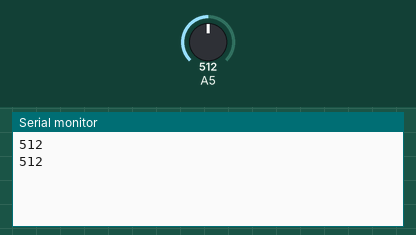
Bench run of a sketch on a simulated Arduino Uno, built with avr-gcc and run on an emulated ATmega328P. Parts: the last lines printed to the serial monitor. Inputs (shaded band) come from the test bench; at power-on: A5 = 512.

Above: at 2.8 s.
2.9 s: A5 set to 716
At 5.2 s:
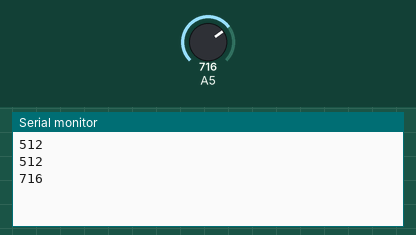
5.6 s: A5 set to 900
At 6.8 s:
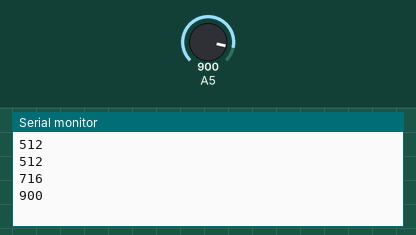
Timing chart, 0 to 8.6 s (numbered marks = the images above; inputs shaded):
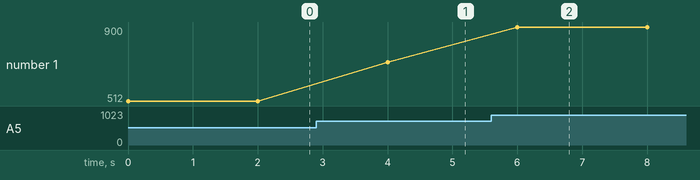

Measured:
- after the input at 2.9 s, the serial monitor: prints a new line after 1.1 s (image 1)
- after the input at 5.6 s, the serial monitor: prints a new line after 0.40 s (image 2)
- plotted number 1: 512 → 716 after the input at 2.9 s, 716 → 900 after the input at 5.6 s

The sketch:

Potentiometer.ino
```cpp
int potValue;

void setup() {
  Serial.begin(9600);
}

void loop() {
  potValue = analogRead(A5);
  Serial.println(potValue);
  delay(2000);
}
```
